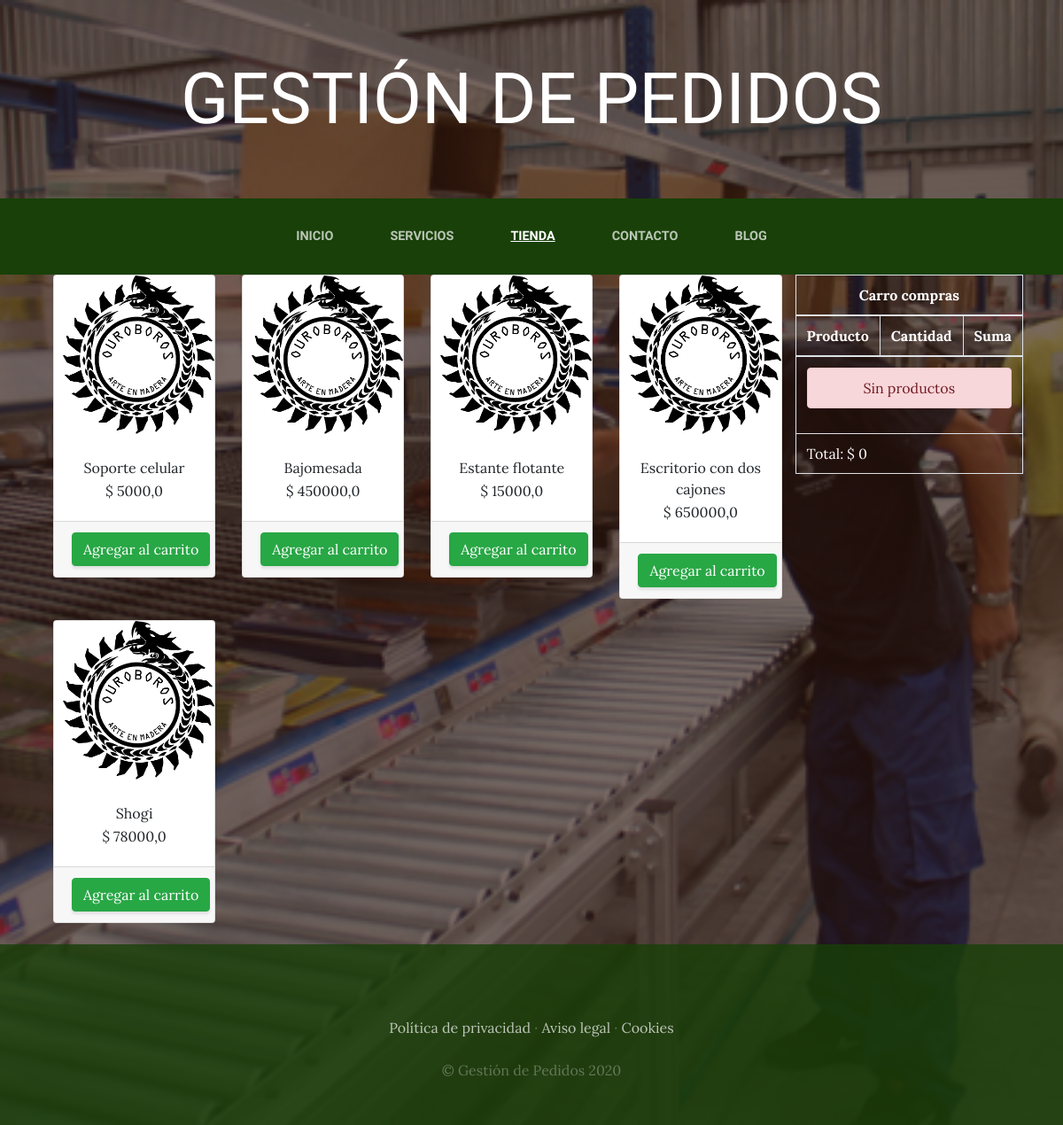
The app's page /tienda/ with its own data.
### tienda/models.py (models this page shows, shortened)
class Producto(models.Model):
    nombre = models.CharField(max_length=50)
    categorias = models.ForeignKey(CategoriaProd, on_delete=models.CASCADE)
    imagen = models.ImageField(upload_to="tienda", null=True, blank=True)
    precio = models.FloatField()
    disponibilidad = models.BooleanField(default=True)
    created = models.DateTimeField(auto_now_add=True)
    updated = models.DateTimeField(auto_now_add=True)
    class Meta:
        verbose_name = "producto"
        verbose_name_plural = "productos"

### tienda/views.py (the view)
# urls.py: path('tienda/', include('tienda.urls')),
def tienda(request):
    tienda_ = Producto.objects.all()
    return render(request, "tienda/tienda.html", {"productos": tienda_})

### carro/context_processor.py (called while the page is built)
def importe_total_carro(request):
    total = 0
    carro = request.session.get("carro", {})
    if request.user.is_authenticated:
        for key, value in carro.items():
            total += float(value["precio"]) * value["cantidad"]
    return {"importe_total_carro": total}

### tienda/templates/tienda/tienda.html (shortened to what this page needs)
{% extends "proyecto_web_app/superior/base.html" %}
{% load static %}
{% block content %}
<div class="container">
    <div style="float: right;">
        {% include "carro/widget.html" %}
    </div>
    <div class="row">
        {% for producto in productos %}
        <div class="col-md-3 col-sm-6 mb-4">
            <div class="card" style="width: 100%">
                <img src="{{ producto.imagen.url }}" class="card-img-top">
                <div class="card-body" style="text-align: center;">
                    <h7 class="card-title">{{producto.nombre}}</h7>
                    <p class="card-text">$&nbsp;{{producto.precio}}</p>
                </div>
                <div class="card-footer text-center">
                    <a href="{% url 'carro:agregar' producto.id %}" class="btn btn-success">Agregar al carrito</a>
                </div>
            </div>
        </div>
        {% endfor %}
    </div>
</div>
{% endblock %}

### proyecto_web_app/static/proyecto_web_app/css/gestion.css (style rules this page uses)
body { font-family: 'Lora'; background: linear-gradient(rgba(47, 23, 15, 0.65), rgba(47, 23, 15, 0.65)), url("../img/bg_main.jpg"); background-attachment: fixed; background-position: center; background-size: cover; }
p { line-height: 1.75; }
.btn { box-shadow: 0px 3px 3px 0px rgba(33, 37, 41, 0.1); }

### records on screen
Producto: imagen (picture), nombre "Soporte celular", precio "5000,0"
Producto: imagen (picture), nombre "Bajomesada", precio "450000,0"
Producto: imagen (picture), nombre "Estante flotante", precio "15000,0"
Producto: imagen (picture), nombre "Escritorio con dos cajones", precio "650000,0"
Producto: imagen (picture), nombre "Shogi", precio "78000,0"

### other values on screen
{{ importe_total_carro }} "0"
